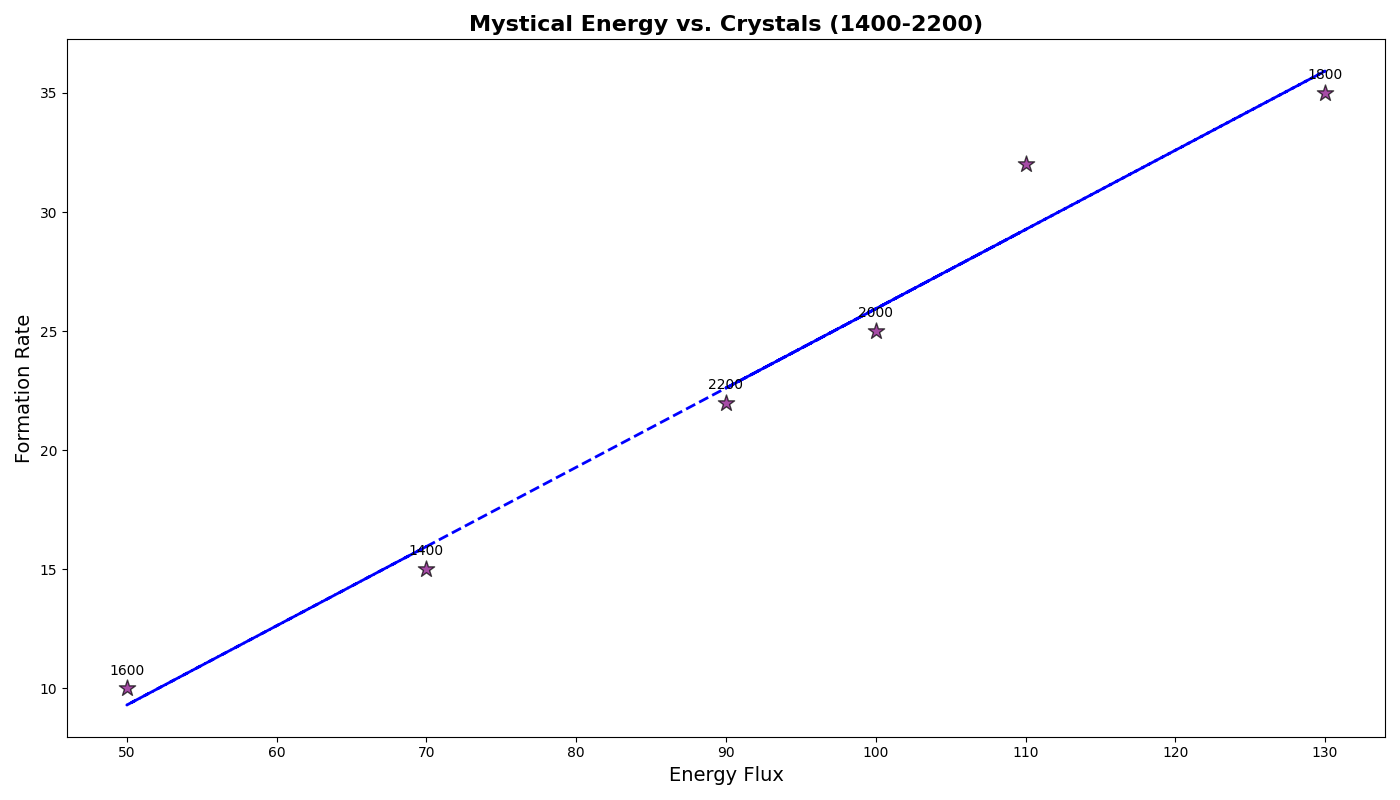

Reproduce this figure in Python.
import numpy as np
import matplotlib.pyplot as plt

centuries = np.arange(1400, 2300, 200)
energy_flux = np.array([70, 50, 130, 100, 90, 110])
crystal_formation = np.array([15, 10, 35, 25, 22, 32])

fig, ax = plt.subplots(figsize=(14, 8))

ax.scatter(energy_flux, crystal_formation, color='purple', edgecolor='black', s=150, marker='*', alpha=0.7)

ax.set_title("Mystical Energy vs. Crystals (1400-2200)", fontsize=16, fontweight='bold')
ax.set_xlabel("Energy Flux", fontsize=14)
ax.set_ylabel("Formation Rate", fontsize=14)

for i, century in enumerate(centuries):
    ax.annotate(f'{century}', (energy_flux[i], crystal_formation[i]), textcoords="offset points", xytext=(0, 10), ha='center', fontsize=10)

fit = np.polyfit(energy_flux, crystal_formation, 1)
fit_fn = np.poly1d(fit)
ax.plot(energy_flux, fit_fn(energy_flux), color='blue', linestyle='--', linewidth=2)

plt.tight_layout()
plt.show()
